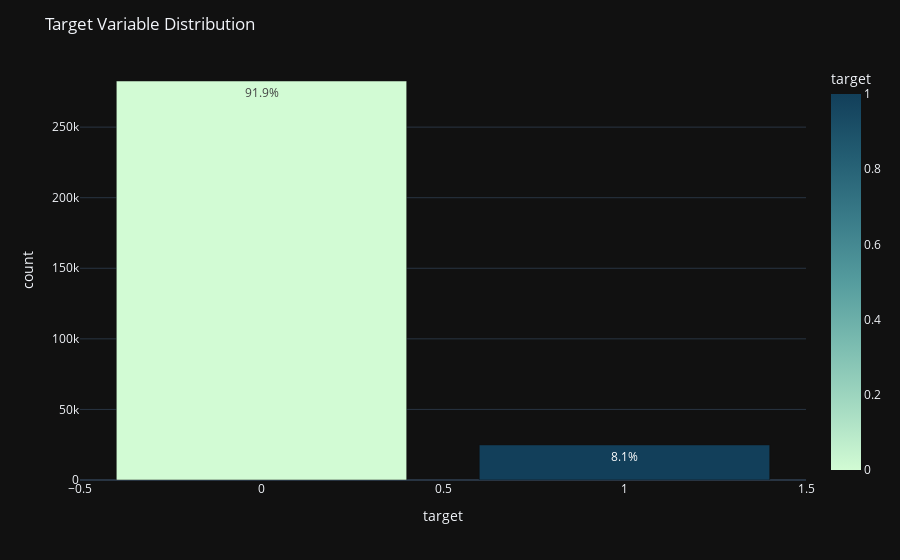

Notebook code for this chart:
### Markdown cell above
Let's now take a look at balance of the target variable since that is our modeling variable of interest.

### Code cell
plot_histogram(application_train, "target", title="Target Variable Distribution")

### Figure 1 — Plotly figure (JSON) as saved in the notebook; plotly's stock layout.template omitted (floating-point values rounded to 4 significant figures)
{"data": [{"alignmentgroup": "True", "customdata": [["91.9%"], ["8.1%"]], "hovertemplate": "target=%{marker.color}<br>count=%{y}<br>percentages=%{customdata[0]}<extra></extra>", "legendgroup": "", "marker": {"color": [0, 1], "coloraxis": "coloraxis", "pattern": {"shape": ""}}, "name": "", "offsetgroup": "", "orientation": "v", "showlegend": false, "text": ["91.9%", "8.1%"], "textposition": "auto", "type": "bar", "x": [0, 1], "xaxis": "x", "y": [282686, 24825], "yaxis": "y"}], "layout": {"bargap": 0.2, "barmode": "relative", "coloraxis": {"colorbar": {"title": {"text": "target"}}, "colorscale": [[0, "rgb(210, 251, 212)"], [0.1667, "rgb(165, 219, 194)"], [0.3333, "rgb(123, 188, 176)"], [0.5, "rgb(85, 156, 158)"], [0.6667, "rgb(58, 124, 137)"], [0.8333, "rgb(35, 93, 114)"], [1, "rgb(18, 63, 90)"]]}, "legend": {"tracegroupgap": 0}, "margin": {"t": 60}, "title": {"text": "Target Variable Distribution"}, "xaxis": {"anchor": "y", "domain": [0, 1], "title": {"text": "target"}}, "yaxis": {"anchor": "x", "domain": [0, 1], "title": {"text": "count"}}}}
